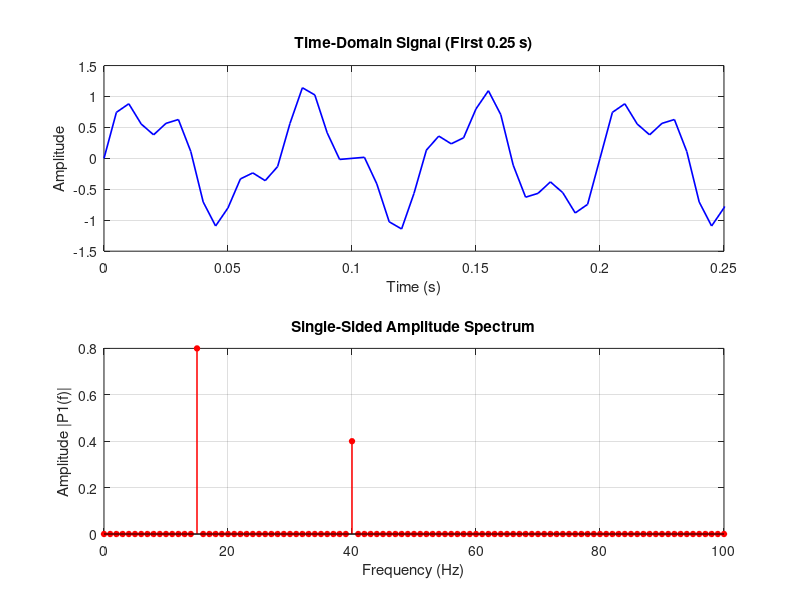

Write MATLAB code to recreate this figure. (Note: this script raises an error after producing the figure.)
%% Exercise 2: Find Two Frequencies with the FFT
clear; clc; close all;

fs = 200;
T = 1;
t = 0:1/fs:T-1/fs;

x = 0.8*sin(2*pi*15*t) + 0.4*sin(2*pi*40*t);

N = length(x);
Y = fft(x);

P2 = abs(Y/N);
P1 = P2(1:N/2+1);
P1(2:end-1) = 2*P1(2:end-1);

f = fs*(0:N/2)/N;

fig = figure('Name', 'Two-Frequency Signal and Spectrum', 'Color', 'w', 'Position', [100 100 900 600]);

% Time domain (zoomed to first 0.25s for visual clarity)
subplot(2, 1, 1);
plot(t, x, 'b', 'LineWidth', 1.2);
xlim([0 0.25]);
grid on;
xlabel('Time (s)');
ylabel('Amplitude');
title('Time-Domain Signal (First 0.25 s)');

% Single-sided amplitude spectrum
subplot(2, 1, 2);
stem(f, P1, 'r', 'filled', 'MarkerSize', 4, 'LineWidth', 1.1);
grid on;
xlabel('Frequency (Hz)');
ylabel('Amplitude |P1(f)|');
title('Single-Sided Amplitude Spectrum');

saveas(fig, 'two-frequency-spectrum.png');

% Display bin spacing and peaks
df = fs / N;
fprintf('Frequency bin spacing: %.2f Hz\n', df);
[pks, locs] = findpeaks(P1, f, 'MinPeakHeight', 0.1);
for k = 1:length(pks)
    fprintf('Peak %d: Frequency = %.2f Hz, Amplitude = %.4f\n', k, locs(k), pks(k));
end
